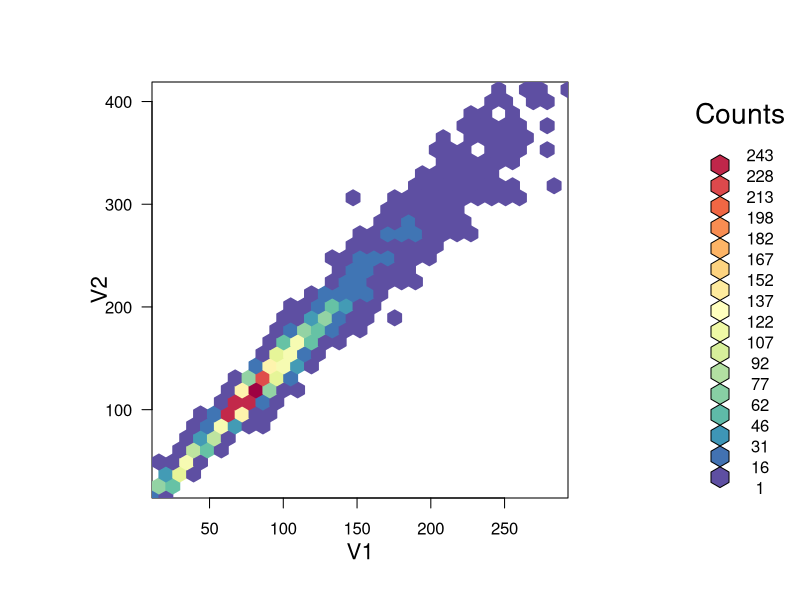
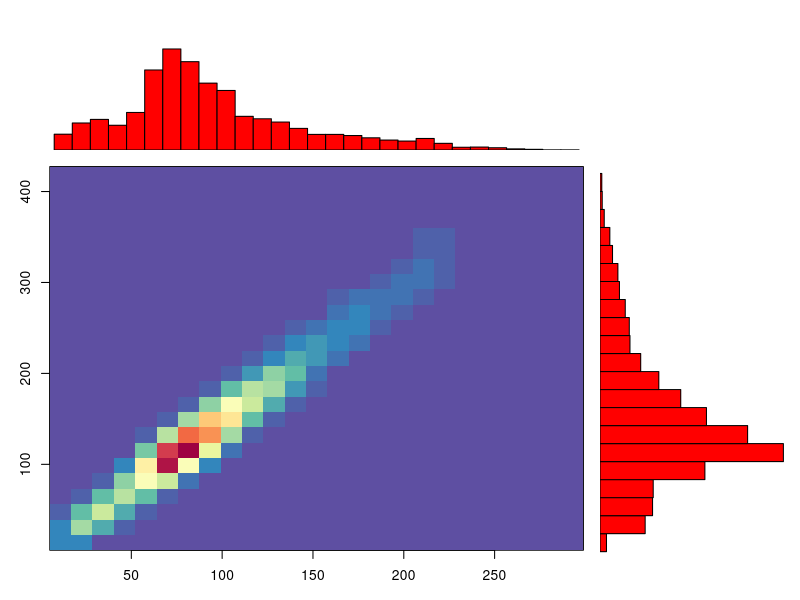

Write R code to recreate these figures, in order.
library(hexbin)
library(RColorBrewer)
library(MASS)
w=read.csv('output.csv', header=FALSE)

df <- data.frame(w)

h <- hexbin(df)
rf <- colorRampPalette(rev(brewer.pal(11,'Spectral')))

plot(h, colramp=rf)


h1 <- hist(df$V1, breaks=25, plot=F)
h2 <- hist(df$V2, breaks=25, plot=F)
top <- max(h1$counts, h2$counts)
k <- kde2d(df$V1, df$V2, n=25)
r <- rf(32)

# margins
oldpar <- par()
par(mar=c(3,3,1,1))
layout(matrix(c(2,0,1,3),2,2,byrow=T),c(3,1), c(1,3))
image(k, col=r) #plot the image
par(mar=c(0,2,1,0))
barplot(h1$counts, axes=F, ylim=c(0, top), space=0, col='red')
par(mar=c(2,0,0.5,1))
barplot(h2$counts, axes=F, xlim=c(0, top), space=0, col='red', horiz=T)

mean(df$V1)
mean(df$V2)
